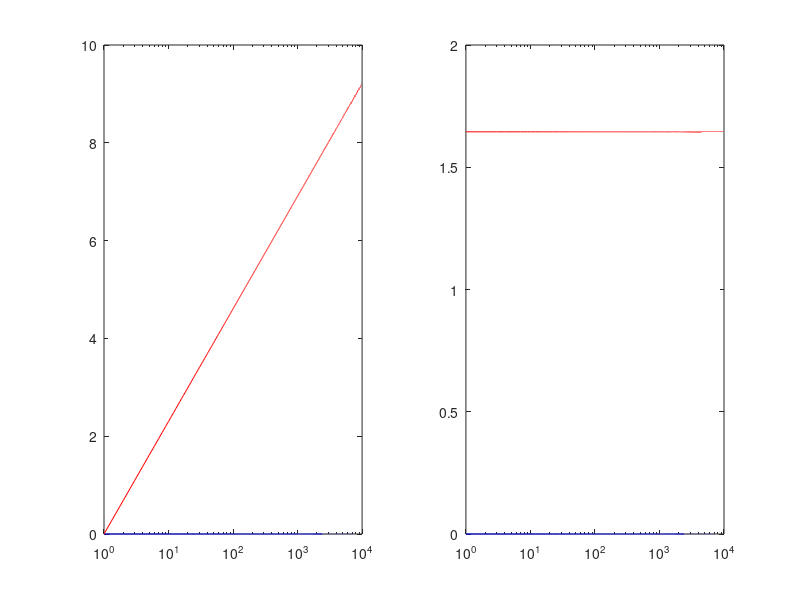

This chart was generated by the following MATLAB code:
%% Programming of Numerical Analysis

%  Instructions
%  ------------
%   Pleaze fill in  name and student ID
%   Name:
%   Student ID: 
%  
%  For this exercise, you will not need to change any code in this file,
%  or any other files name.

%% Initialization
clear ; close all; clc

n  = 10^4;
s1 = zeros(n,1);
s2 = zeros(n,1);

%% ==================== Part 1: Harmonic series ====================

sum = 0;
for ii = 1:n
    sum    = 0 ;    % You need to fill in this code.
    s1(ii) = sum;
end

fprintf('n = 10        s1_n = %10f \n', s1(10) );
fprintf('n = 10^2   s1_n = %10f \n', s1(100) );
fprintf('n = 10^3   s1_n = %10f \n', s1(1000) );
fprintf('n = 10^4   s1_n = %10f \n', s1(10000) );
fprintf('Program paused. Press enter to continue.\n');
pause;


%% ======================= Part 2: P-sereies =======================

sum = 0;
for ii = 1:n
    sum    = 0;   % You need to change this code.
    s2(ii) = sum;
end

fprintf('n = 10        s2_n = %10f \n', s2(10) );
fprintf('n = 10^2   s2_n = %10f \n', s2(100) );
fprintf('n = 10^3   s2_n = %10f \n', s2(1000) );
fprintf('n = 10^4   s2_n = %10f \n', s2(10000) );
fprintf('Program paused. Press enter to continue.\n');
pause;


%% ======================= Part 3: Plot the graph =======================
% Plot Data
%
fprintf('Plot the graph\n');

x = 1:n;

figure()
subplot(1,2,1); semilogx(x,s1 ,'b', x, log(x),      'r-' ); 

y = ones(n,1)*(pi^2)/6;
subplot(1,2,2); semilogx(x,s2 ,'b', x, y, 'r-' );

fprintf('Program paused. Press enter to continue.\n');
pause;


